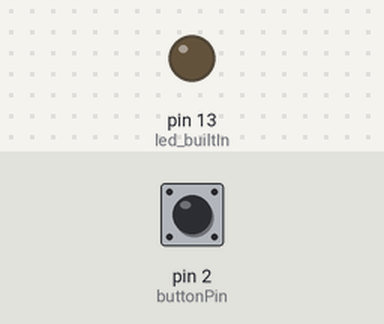
A sketch run on a simulated Arduino Uno, built with avr-gcc and run on an emulated ATmega328P. On the bench: output pins drawn as LEDs (lit = HIGH). The inputs (shaded band) are chosen by the test bench; at power-on: pin 2 (buttonPin) HIGH.

Above: at 1.2 s.
1.3 s: pin 2 (buttonPin) pulled LOW for 0.15 s
At 2.9 s:
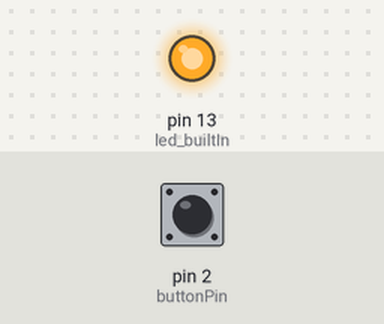
Timing chart, 0 to 10.4 s (numbered marks = the images above; inputs shaded):
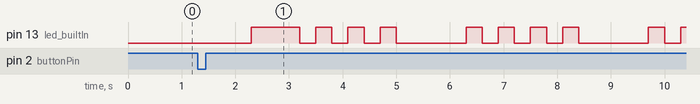

Measured:
- after the input at 1.3 s, pin 13 (led_builtIn): LOW → HIGH after 1.0 s, then repeats every 3.4 s: 3 × (LOW 0.30 s, HIGH 0.30 s), LOW 1.3 s, HIGH 0.30 s

The sketch:

blinkname.ino
```cpp
int led_builtIn = 13;
volatile int cindex = 0;  // Declare cindex as volatile

int buttonPin = 2;
String name = "Abhinav";  // Declaring the string name
bool isBlinking = false;

void setup() {
  pinMode(led_builtIn, OUTPUT);
  pinMode(buttonPin, INPUT_PULLUP);
  attachInterrupt(digitalPinToInterrupt(buttonPin), start, FALLING);
  Serial.begin(9600);
}

void start()
{
  isBlinking = true;
  cindex = 0;
}

void loop() {
   if (isBlinking) {
    BlinkName();
    isBlinking = false;
  }

}

void BlinkName()
{
  for (cindex; cindex < name.length(); cindex++) {
      BlinkCharacters(name[cindex]);
      delay(1000);
    }
}

void BlinkDot() {
  digitalWrite(led_builtIn, HIGH);
  delay(300);
  digitalWrite(led_builtIn, LOW);
  delay(300);

}

void BlinkDash() {
  digitalWrite(led_builtIn, HIGH);
  delay(900);
  digitalWrite(led_builtIn, LOW);
  delay(300);
}

void BlinkCharacters(char give) {
  if (give == 'a') {
    BlinkDot();
    BlinkDash();
  }
  if (give == 'b') {
    BlinkDash();
    BlinkDot();
    BlinkDot();
    BlinkDot();
  }
  if (give == 'c') {
    BlinkDash();
    BlinkDot();
    BlinkDash();
    BlinkDot();
  }
  if (give == 'd') {
    BlinkDash();
    BlinkDot();
    BlinkDot();
  }
  if (give == 'e') {
    BlinkDot();
  }
  if (give == 'f') {
    BlinkDot();
    BlinkDot();
    BlinkDash();
    BlinkDot();
  }
  if (give == 'g') {
    BlinkDash();
    BlinkDash();
    BlinkDot();
  }
  if (give == 'h') {
    BlinkDot();
    BlinkDot();
    BlinkDot();
    BlinkDot();
  }
  if (give == 'i') {
    BlinkDot();
    BlinkDot();
  }
  if (give == 'j') {
    BlinkDot();
    BlinkDash();
    BlinkDash();
    BlinkDash();
  }
  if (give == 'k') {
    BlinkDash();
    BlinkDot();
    BlinkDash();
  }
  if (give == 'l') {
    BlinkDot();
    BlinkDash();
    BlinkDot();
    BlinkDot();
  }
  if (give == 'm') {
    BlinkDash();
    BlinkDash();
  }
  if (give == 'n') {
    BlinkDash();
    BlinkDot();
  }
  if (give == 'o') {
    BlinkDash();
    BlinkDash();
    BlinkDash();
  }
  if (give == 'p') {
    BlinkDot();
    BlinkDash();
    BlinkDash();
    BlinkDot();
  }
  if (give == 'q') {
    BlinkDash();
    BlinkDash();
    BlinkDot();
    BlinkDash();
  }
  if (give == 'r') {
    BlinkDot();
    BlinkDash();
    BlinkDot();
  }
  if (give == 's') {
    BlinkDot();
    BlinkDot();
    BlinkDot();
  }
  if (give == 't') {
    BlinkDash();
  }
  if (give == 'u') {
    BlinkDot();
    BlinkDot();
    BlinkDash();
  }
  if (give == 'v') {
    BlinkDot();
    BlinkDot();
    BlinkDot();
    BlinkDash();
  }
  if (give == 'w') {
    BlinkDot();
    BlinkDash();
    BlinkDash();
  }
  if (give == 'x') {
    BlinkDash();
    BlinkDot();
    BlinkDot();
    BlinkDash();
  }
  if (give == 'y') {
    BlinkDash();
    BlinkDot();
    BlinkDash();
    BlinkDash();
  }
  if (give == 'z') {
    BlinkDash();
    BlinkDash();
    BlinkDot();
    BlinkDot();
  }
}
```
